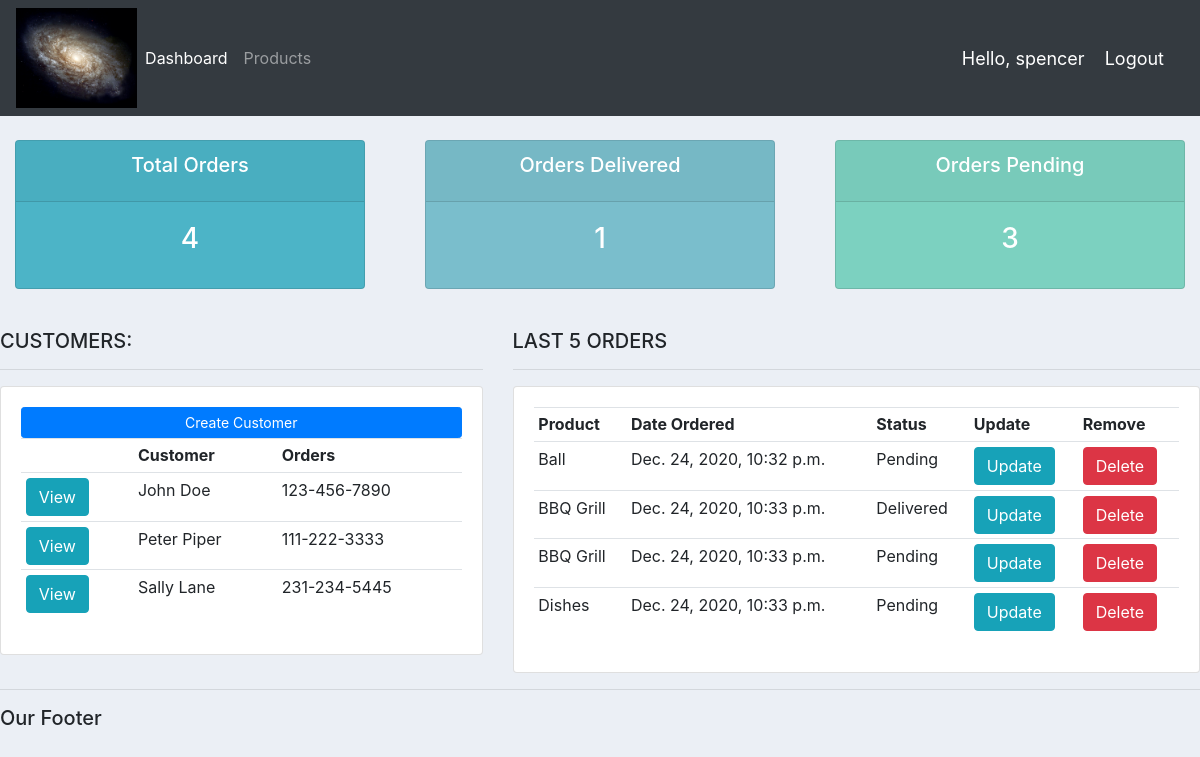
Page / (signed in) on the earlier database version.
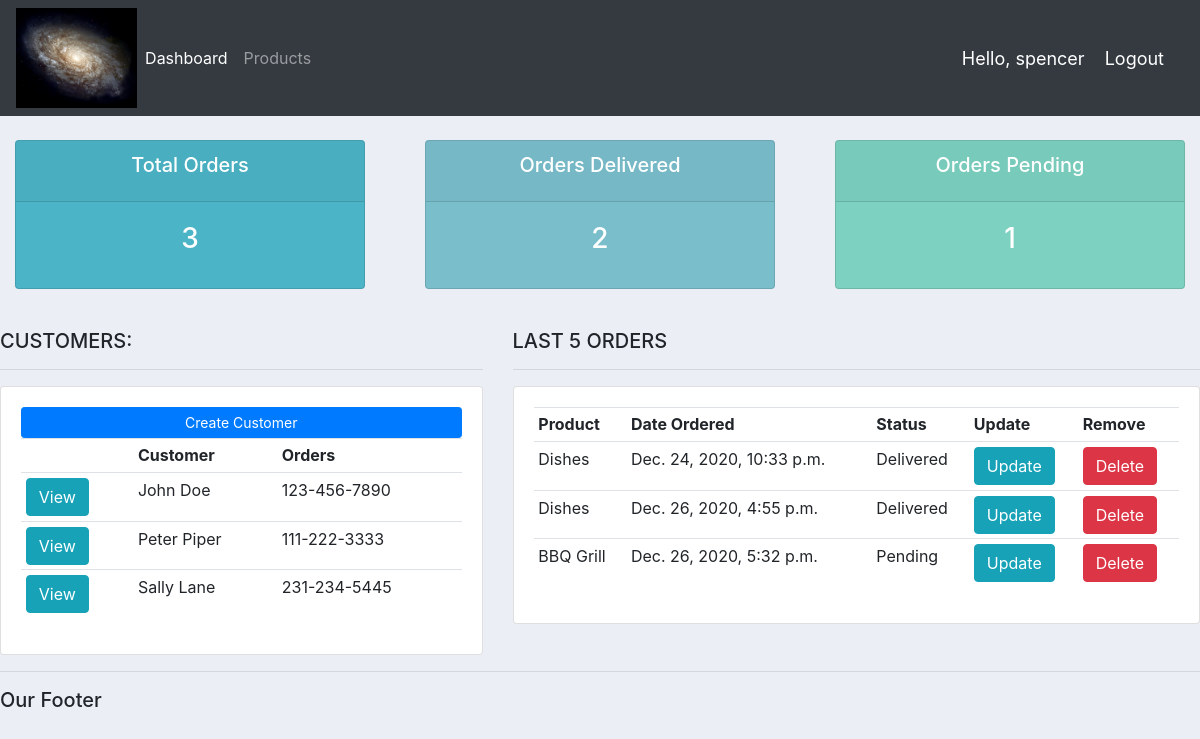
Same page on the later database version.
### accounts/models.py (models this page shows, shortened)
class Customer(models.Model):
    name = models.CharField(max_length=200, null=True)
    phone = models.CharField(max_length=200, null=True)
    email = models.CharField(max_length=200, null=True)
    date_created = models.DateTimeField(auto_now_add=True, null=True)

class Order(models.Model):
    STATUS = (
        ('Pending', 'Pending'),
        ('Out for delivery', 'Out for delivery'),
        ('Delivered', 'Delivered'),
    )
    customer = models.ForeignKey(Customer, null=True, on_delete= models.SET_NULL)
    product = models.ForeignKey(Product, null=True, on_delete= models.SET_NULL)
    date_created = models.DateTimeField(auto_now_add=True, null=True)
    status = models.CharField(max_length=200, null=True, choices=STATUS)
    note = models.CharField(max_length=1000, null=True)

class Product(models.Model):
    CATEGORY = (
        ('Indoor', 'Indoor'),
        ('Outdoor', 'Outdoor'),
    )
    name = models.CharField(max_length=200, null=True)
    price = models.FloatField(null=True)
    category = models.CharField(max_length=200, null=True, choices=CATEGORY)
    description = models.CharField(max_length=200, null=True, blank=True)
    date_created = models.DateTimeField(auto_now_add=True, null=True)
    tags = models.ManyToManyField(Tag)
    def __str__(self):
        return self.name

### accounts/views.py (the view)
# urls.py: path('', views.home, name="home"),
@login_required(login_url='login')
def home(request):
    orders = Order.objects.all()
    customers = Customer.objects.all()
    total_customers = customers.count()
    total_orders = orders.count()
    delivered = orders.filter(status='Delivered').count()
    pending = orders.filter(status='Pending').count()
    context = {'orders': orders, 'customers': customers, 'total_orders': total_orders, 'delivered': delivered, 'pending': pending}
    return render(request, 'accounts/dashboard.html', context)

### accounts/templates/accounts/dashboard.html
{% extends 'accounts/main.html' %}
{% block content %}
{% include 'accounts/status.html' %}
<br>
<div class="row">
    <div class="col-md-5">
        <h5>CUSTOMERS:</h5>
        <hr>
        <div class="card card-body">
            <a class="btn btn-primary btn-sm btn-block" href="">Create Customer
            </a>
            <table class="table table-sm">
                <tr>
                    <th></th>
                    <th>Customer</th>
                    <th>Orders</th>
                </tr>
                {% for customer in customers %}
                    <tr>
                        <td><a class="btn btn-small btn-info" href="{% url 'customer' customer.id %}">View</a></td>
                        <td>{{customer.name}}</td>
                        <td>{{customer.phone}}</td>
                    </tr>
                {% endfor %}
            </table>
        </div>
    </div>
    <div class="col-md-7">
        <h5>LAST 5 ORDERS</h5>
        <hr>
        <div class="card card-body">
            <table class="table table-sm">
                <tr>
                    <th>Product</th>
                    <th>Date Ordered</th>
                    <th>Status</th>
                    <th>Update</th>
                    <th>Remove</th>
                </tr>
                {% for order in orders %}
                    <tr>
                        <td>{{order.product}}</td>
                        <td>{{order.date_created}}</td>
                        <td>{{order.status}}</td>
                        <td><a class="btn btn-small btn-info" href="{% url 'update_order' order.id %}">Update</a></td>
                        <td><a class="btn btn-small btn-danger" href="{% url 'delete_order' order.id %}">Delete</a></td>
                    </tr>
                {% endfor %}
            </table>
        </div>
    </div>
</div>
{% endblock %}

Differences in the rows shown:
removed Order: product "Ball", date_created "Dec. 24, 2020, 10:32 p.m.", status "Pending"
removed Order: product "BBQ Grill", date_created "Dec. 24, 2020, 10:33 p.m.", status "Delivered"
removed Order: product "BBQ Grill", date_created "Dec. 24, 2020, 10:33 p.m.", status "Pending"
changed Order "Dec. 24, 2020, 10:33 p.m.": status "Pending" → "Delivered"
added Order: product "Dishes", date_created "Dec. 26, 2020, 4:55 p.m.", status "Delivered"
added Order: product "BBQ Grill", date_created "Dec. 26, 2020, 5:32 p.m.", status "Pending"
Other differences:
{{ total_orders }}: "4" → "3"
{{ delivered }}: "1" → "2"
{{ pending }}: "3" → "1"
